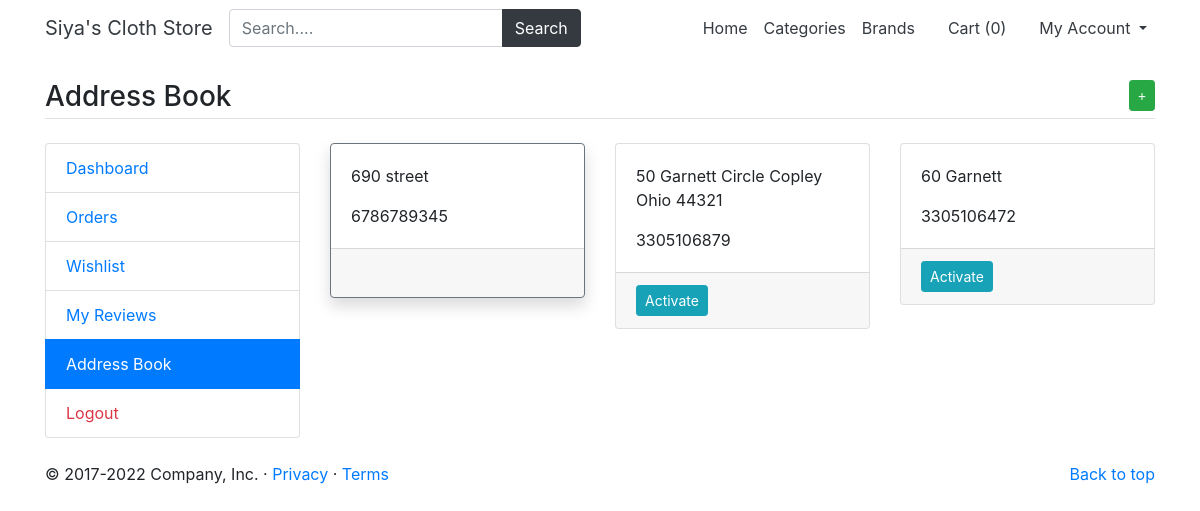
Screenshot of /my-addressbook (signed in) with the database file from the repository.
### main/models.py (models this page shows)
class UserAddressBook(models.Model):
    user=models.ForeignKey(User,on_delete=models.CASCADE)
    mobile=models.CharField(max_length=50,null=True)
    address=models.TextField()
    status=models.BooleanField(default=False)
    class Meta:
        verbose_name_plural='AddressBook'

### userapp/views.py (the view)
# urls.py: path('my-addressbook',userapp_views.my_addressbook, name='my_addressbook'),
def my_addressbook(request):
	msg = None
	addbook=UserAddressBook.objects.filter(user=request.user).order_by('-id')
	return render(request, 'userapp/addressbook.html',{'addbook':addbook})

### main/template_context.py (called while the page is built)
def get_filters(request):
    colors = ProductAttribute.objects.distinct().values('color__title', 'color__id', 'color__color_code')
    cats = Product.objects.distinct().values('category__title', 'category__id')
    brands = Product.objects.distinct().values('brand__title', 'brand__id')
    sizes = ProductAttribute.objects.distinct().values('size__title', 'size__id')
    minMaxPrice = ProductAttribute.objects.aggregate(Min('price'),Max('price'))
    data={'colors':colors,
			'cats': cats,
			'brands': brands,
			'sizes': sizes,
            'minMaxPrice':minMaxPrice
          }
    return data

### userapp/templates/userapp/addressbook.html (shortened to what this page needs)
{% extends 'main/base.html' %}
{% load static %}
{% block content %}
<main class="container my-4">
	<h3 class="my-4 border-bottom pb-1">Address Book <a href="{% url 'add_address' %}" class="float-right btn btn-sm btn-success"><i class="fa fa-plus"></i></a></h3>
	<div class="row">
		<div class="col-md-3">
			{% include 'userapp/user-sidebar.html' %}
		</div>
		<div class="col-md-9">
			<div class="row">
				{% for add in addbook %}
				<div class="col-md-4">
					<div class="card mb-3 {% if add.status %}border-secondary shadow{% endif %} address{{add.id}} address">
						<div class="card-body">
							<p class="card-text">{{add.address}}</p>
							<p class="card-text">{{add.mobile}}</p>
						</div>
						{% if add.status %}
						<div class="card-footer">
							<i class="fa fa-check-circle text-success check{{add.id}} check"></i>
							<a href="{% url 'update_address' add.id %}" class="float-right"><i class="fa fa-edit"></i></a>
						</div>
						{% else %}
						<div class="card-footer footer{{add.id}}">
							<button data-address="{{add.id}}" class="btn btn-sm btn-info activate-address btn{{add.id}} actbtn">Activate</button>
							<a href="{% url 'update_address' add.id %}" class="float-right"><i class="fa fa-edit"></i></a>
						</div>
						{% endif %}
					</div>
				</div>
				{% endfor %}
			</div>
		</div>
	</div>
</main>
{% endblock %}

### rows the page displays
UserAddressBook: address "690 street", mobile "6786789345"
UserAddressBook: address "50 Garnett Circle Copley Ohio 44321", mobile "3305106879"
UserAddressBook: address "60 Garnett", mobile "3305106472"

### other values shown
{{ request.session.cartdata|length }} "0"
